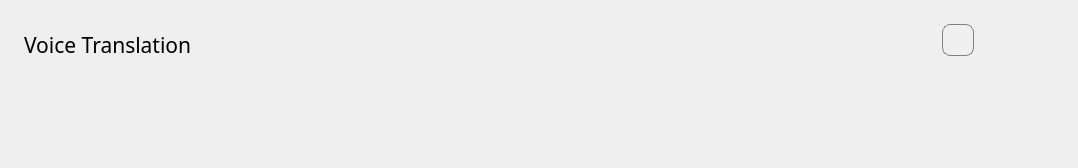
<?xml version="1.0" encoding="UTF-8"?>
<ui version="4.0">
 <class>Translation</class>
 <widget class="QWidget" name="Translation">
  <property name="geometry">
   <rect>
    <x>0</x>
    <y>0</y>
    <width>1078</width>
    <height>168</height>
   </rect>
  </property>
  <property name="sizePolicy">
   <sizepolicy hsizetype="Fixed" vsizetype="Fixed">
    <horstretch>0</horstretch>
    <verstretch>0</verstretch>
   </sizepolicy>
  </property>
  <property name="focusPolicy">
   <enum>Qt::ClickFocus</enum>
  </property>
  <property name="windowTitle">
   <string/>
  </property>
  <widget class="QLabel" name="label">
   <property name="geometry">
    <rect>
     <x>24</x>
     <y>30</y>
     <width>181</width>
     <height>31</height>
    </rect>
   </property>
   <property name="font">
    <font>
     <family>微软雅黑</family>
     <pointsize>16</pointsize>
    </font>
   </property>
   <property name="text">
    <string>Voice Translation</string>
   </property>
   <property name="alignment">
    <set>Qt::AlignLeading|Qt::AlignLeft|Qt::AlignTop</set>
   </property>
  </widget>
  <widget class="QPushButton" name="minBtn">
   <property name="geometry">
    <rect>
     <x>982</x>
     <y>24</y>
     <width>32</width>
     <height>32</height>
    </rect>
   </property>
   <property name="cursor">
    <cursorShape>PointingHandCursor</cursorShape>
   </property>
   <property name="text">
    <string/>
   </property>
   <property name="iconSize">
    <size>
     <width>32</width>
     <height>32</height>
    </size>
   </property>
   <property name="flat">
    <bool>true</bool>
   </property>
  </widget>
  <widget class="QPushButton" name="closeBtn">
   <property name="geometry">
    <rect>
     <x>1022</x>
     <y>24</y>
     <width>32</width>
     <height>32</height>
    </rect>
   </property>
   <property name="cursor">
    <cursorShape>PointingHandCursor</cursorShape>
   </property>
   <property name="text">
    <string/>
   </property>
   <property name="iconSize">
    <size>
     <width>32</width>
     <height>32</height>
    </size>
   </property>
   <property name="flat">
    <bool>true</bool>
   </property>
  </widget>
  <widget class="WComboBox" name="comboSrc" native="true">
   <property name="geometry">
    <rect>
     <x>24</x>
     <y>88</y>
     <width>371</width>
     <height>56</height>
    </rect>
   </property>
   <property name="sizePolicy">
    <sizepolicy hsizetype="Fixed" vsizetype="Fixed">
     <horstretch>0</horstretch>
     <verstretch>0</verstretch>
    </sizepolicy>
   </property>
   <property name="focusPolicy">
    <enum>Qt::ClickFocus</enum>
   </property>
  </widget>
  <widget class="QLabel" name="imgLabel">
   <property name="geometry">
    <rect>
     <x>420</x>
     <y>97</y>
     <width>38</width>
     <height>38</height>
    </rect>
   </property>
   <property name="sizePolicy">
    <sizepolicy hsizetype="Fixed" vsizetype="Fixed">
     <horstretch>0</horstretch>
     <verstretch>0</verstretch>
    </sizepolicy>
   </property>
   <property name="text">
    <string/>
   </property>
  </widget>
  <widget class="WComboBox" name="comboDest" native="true">
   <property name="geometry">
    <rect>
     <x>483</x>
     <y>88</y>
     <width>371</width>
     <height>56</height>
    </rect>
   </property>
   <property name="sizePolicy">
    <sizepolicy hsizetype="Fixed" vsizetype="Fixed">
     <horstretch>0</horstretch>
     <verstretch>0</verstretch>
    </sizepolicy>
   </property>
   <property name="focusPolicy">
    <enum>Qt::ClickFocus</enum>
   </property>
  </widget>
  <widget class="WButton" name="startBtn" native="true">
   <property name="geometry">
    <rect>
     <x>903</x>
     <y>88</y>
     <width>151</width>
     <height>52</height>
    </rect>
   </property>
   <property name="font">
    <font>
     <family>微软雅黑</family>
     <pointsize>12</pointsize>
    </font>
   </property>
   <property name="cursor">
    <cursorShape>PointingHandCursor</cursorShape>
   </property>
  </widget>
  <widget class="QPushButton" name="chatBotButton">
   <property name="geometry">
    <rect>
     <x>942</x>
     <y>24</y>
     <width>32</width>
     <height>32</height>
    </rect>
   </property>
   <property name="cursor">
    <cursorShape>PointingHandCursor</cursorShape>
   </property>
   <property name="styleSheet">
    <string notr="true">background-image:url(:/QtTest/icon/btn_robot.png);
border:1px solid;
border-radius:8px;
border-color:#7F7F7F ;
background-position: center;
background-repeat: no-repeat;
</string>
   </property>
   <property name="text">
    <string/>
   </property>
   <property name="flat">
    <bool>true</bool>
   </property>
  </widget>
 </widget>
 <customwidgets>
  <customwidget>
   <class>WButton</class>
   <extends>QWidget</extends>
   <header location="global">wbutton.h</header>
   <container>1</container>
  </customwidget>
  <customwidget>
   <class>WComboBox</class>
   <extends>QWidget</extends>
   <header>wcombobox.h</header>
   <container>1</container>
  </customwidget>
 </customwidgets>
 <resources/>
 <connections/>
</ui>
